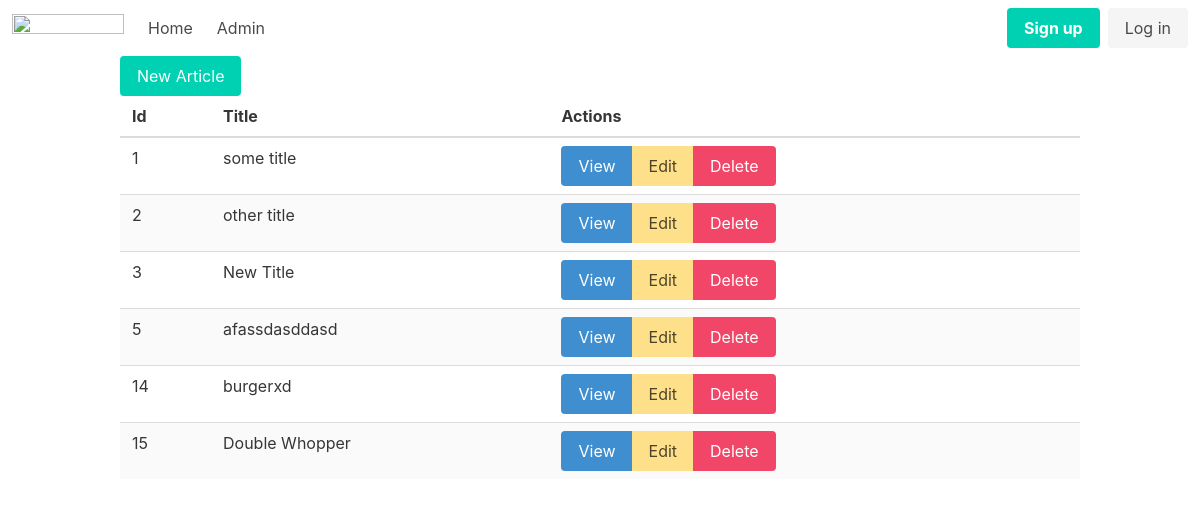
Page /admin/articles on the earlier database version.
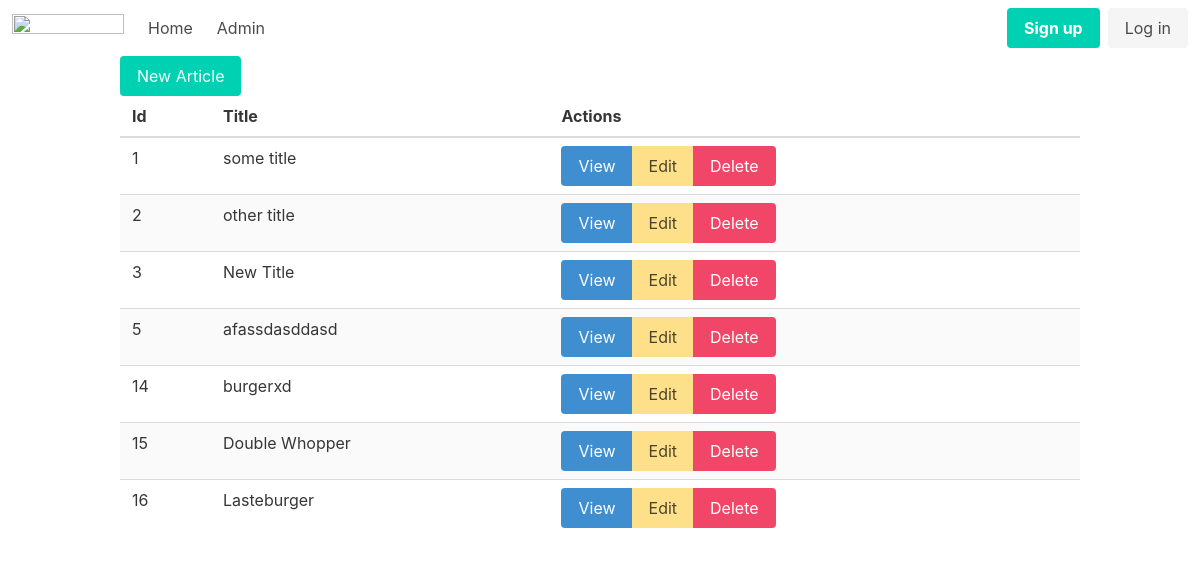
Same page on the later database version.
### tables this page shows
CREATE TABLE "articles"
(
    id    integer
        primary key autoincrement,
    title text,
    body  text
, image blob);

### helpers.php (called while the page is built, shortened)
<?php
function view($viewName, $vars = []){
    extract($vars);
    include __DIR__ . "/views/$viewName.php";
}

### src/Controllers/ArticlesController.php (called while the page is built, shortened)
<?php
class ArticlesController {
    public function index(){
        $articles = Article::all();
        view('articles/index', compact('articles'));
    }
}

### src/DB.php (called while the page is built, shortened)
<?php
class DB {
    private $conn;
    public function __construct(){
        try {
            $this->conn = new PDO("sqlite:db.sqlite");
            $this->conn->setAttribute(PDO::ATTR_ERRMODE, PDO::ERRMODE_EXCEPTION);
        } catch(PDOException $e) {
            echo "Connection failed: " . $e->getMessage();
        }
    }
    public function all($table, $class){
        $stmt = $this->conn->prepare("SELECT * FROM $table");
        $stmt->execute();
        $stmt->setFetchMode(PDO::FETCH_CLASS, $class);
        return $stmt->fetchAll();
    }
}

### src/Models/Model.php (called while the page is built, shortened)
<?php
class Model {
    public static $table;
    public static function all(){
        $db = new DB();
        return $db->all(static::$table, static::class);
    }
}

### views/articles/index.php (the view)
<?php include __DIR__ . '/../partials/header.php'; ?>
<div class="container">
        <a href="/admin/articles/new" class="button is-primary">New Article</a>
        <table class="table is-striped is-fullwidth">
            <thead>
                <th>Id</th>
                <th>Title</th>
                <th>Actions</th>
            </thead>
            <tbody>
                <?php foreach($articles as $article): ?>
                    <tr>
                        <td><?=$article->id?></td>
                        <td><?=$article->title?></td>
                        <td>
                            <div class="buttons has-addons">
                                <a class="button is-info" href="/admin/articles/view?id=<?=$article->id?>">View</a>
                                <a class="button is-warning" href="/admin/articles/edit?id=<?=$article->id?>">Edit</a>
                                <a class="button is-danger" href="/admin/articles/delete?id=<?=$article->id?>">Delete</a>
                            </div>
                        </td>
                    </tr>
                <?php endforeach; ?>
            </tbody>
        </table>
</div>
<?php include __DIR__ .  '/../partials/footer.php'; ?>

Differences in the rows shown:
added articles: id "16", title "Lasteburger"
